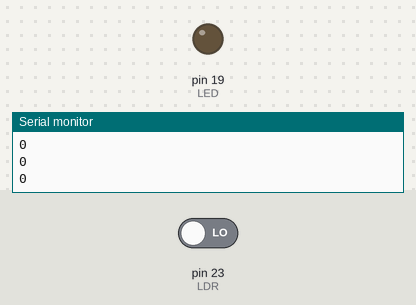
The sketch below on a simulated Arduino Mega 2560, built with avr-gcc and run on an emulated ATmega2560. Shown: output pins drawn as LEDs (lit = HIGH), the last lines printed to the serial monitor. Inputs (shaded band) come from the test bench; at power-on: pin 23 (LDR) LOW.

Above: at 2.8 s.
2.9 s: pin 23 (LDR) driven HIGH
At 4.2 s:
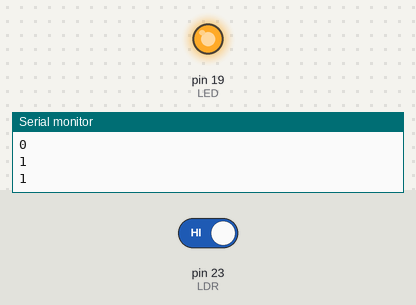
4.5 s: pin 23 (LDR) driven LOW
At 5.8 s:
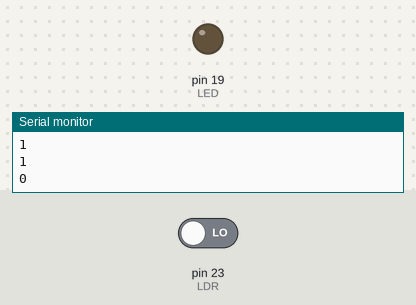
Timing chart, 0 to 7.5 s (numbered marks = the images above; inputs shaded):
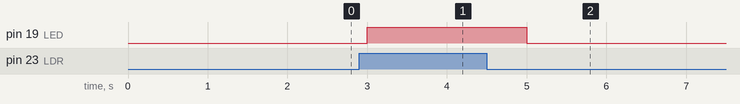

The sketch:

03_LDR_LED_digital.ino
```cpp
const int LDR = 23;
const int LED = 19;

int val;
//bool val;
void setup() {
  Serial.begin(115200);
  pinMode(LDR, INPUT);
  pinMode(LED, OUTPUT);
}

void loop() {
  val = digitalRead(LDR);
  Serial.println(val);
  if(val == 1)
  {
    digitalWrite(LED, 1);
    delay(1000);
  }
  else
  {
    digitalWrite(LED, 0);
    delay(1000);
  }
}
```

Measured:
- after the input at 2.9 s, pin 19 (LED): LOW → HIGH after 0.10 s
- after the input at 4.5 s, pin 19 (LED): HIGH → LOW after 0.50 s
